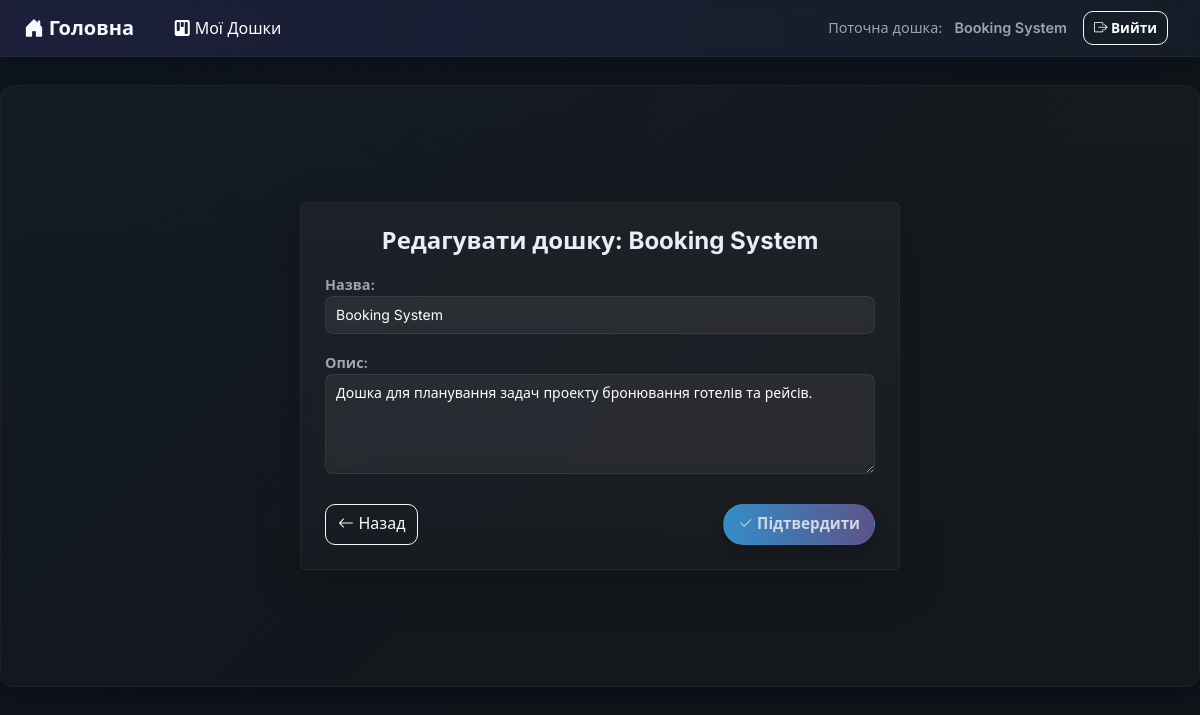
Screenshot of /dashboard/5/edit/ (signed in) with the database file from the repository.
### task_manager/models.py (models this page shows, shortened)
class Dashboard(models.Model):
    title =  models.CharField(max_length = 200, verbose_name = "Назва")
    description =  models.TextField(verbose_name = "Опис", blank = True)
    created_at = models.DateTimeField(auto_now_add = True)
    created_by = models.ForeignKey(User, on_delete = models.CASCADE, related_name='dashboards', verbose_name = "Автор")
    members = models.ManyToManyField(User, related_name="shared_dashboards", blank=True, verbose_name = "Учасники")
    class Meta:
        verbose_name = "Дошка"
        verbose_name_plural = "Дошки"

### task_manager/views.py (the view, shortened to what this page needs)
# urls.py: path('dashboard/<int:dashboard_pk>/edit/', DashboardUpdateView.as_view(), name = 'dashboard_edit'),
class DashboardUpdateView(LoginRequiredMixin, DashboardAccessMixin, UpdateView):
    model = Dashboard
    form_class = DashboardCreateForm
    template_name = 'dashboard/dashboard_edit.html'
    pk_url_kwarg = "dashboard_pk"

### task_manager/forms.py
class DashboardCreateForm(forms.ModelForm):
    class Meta:
        model = Dashboard
        fields = ("title", "description")
        widgets = {
            "title": forms.TextInput(attrs={
                "class": "form-control-custom",
                "placeholder": "Назва"
            }),
            "description": forms.Textarea(attrs={
                "class": "form-control-custom",
                "placeholder": "Опис",
                "rows": 3
            }),
        }

### task_manager/views.py (called while the page is built)
    def get_queryset(self):
        return Dashboard.objects.filter(
            Q(created_by=self.request.user) | Q(members=self.request.user)
        ).distinct()

### task_manager/templates/dashboard/dashboard_edit.html (shortened to what this page needs)
{% extends "base.html" %}
{% block content %}
<div class="d-flex justify-content-center align-items-center" style="min-height:70vh;">
  <div class="auth-card p-4 rounded shadow-lg w-100" style="max-width:600px;">
    <h4 class="mb-3 fw-bold text-center">Редагувати дошку: {{ dashboard.title }}</h4>
    <form method="post" novalidate>
      <div class="mb-3">
        {{ form.title.label_tag }}
        {{ form.title }}
      </div>
      <div class="mb-3">
        {{ form.description.label_tag }}
        {{ form.description }}
      </div>
      <div class="d-flex justify-content-between mt-4">
        <a href="{% url 'dashboard_detail' dashboard_pk=dashboard.pk %}"
           class="btn btn-outline-light" style="border-radius:10px;">
          <i class="bi bi-arrow-left"></i>&nbsp;Назад
        </a>
        <button type="submit" class="btn btn-filter">
          <i class="bi bi-check2"></i>&nbsp;Підтвердити
        </button>
      </div>
    </form>
  </div>
</div>
{% endblock %}

### task_manager/templates/base.html (shortened to what this page needs)
{% load static %}
<!DOCTYPE html>
<html lang="uk">
<head>
  <link href="https://cdn.jsdelivr.net/npm/bootstrap@5.3.0/dist/css/bootstrap.min.css" rel="stylesheet">
  <link href="https://cdn.jsdelivr.net/npm/bootstrap-icons@1.10.5/font/bootstrap-icons.css" rel="stylesheet">
  <link href="{% static "css/style.css" %}" rel="stylesheet">
</head>
<body>
  <nav class="navbar navbar-expand-lg navbar-app py-2 px-4">
    <a class="navbar-brand fw-bold" href="{% url 'main' %}">
      <i class="bi bi-house-door-fill"></i>&nbsp;Головна
    </a>
    <ul class="navbar-nav ms-3">
      <li class="nav-item">
        <a class="nav-link" style="color: #ffffff;" href="{% url 'dashboard_list' %}">
          <i class="bi bi-kanban-fill"></i>&nbsp;Мої Дошки
        </a>
      </li>
    </ul>
    <div class="ms-auto d-flex align-items-center">
      {% if user.is_authenticated %}
        {% if dashboard %}
          <div class="nav-left-muted d-none d-md-block">Поточна дошка:</div>
          <div class="nav-left-muted d-none d-md-block me-3 fw-semibold">{{ dashboard.title }}</div>
        {% else %}
          <div class="nav-left-muted d-none d-md-block me-3">{{ request.user.username }}</div>
        {% endif %}
        <form method="post" action="{% url 'logout' %}" class="d-inline me-2">
          <button type="submit" class="btn btn-outline-light nav-btn">
            <i class="bi bi-box-arrow-right"></i>&nbsp;Вийти
          </button>
        </form>
      {% endif %}
    </div>
  </nav>
  <main class="app-shell">
    {% block content %}{% endblock %}
  </main>
</body>
</html>

### task_manager/static/css/style.css (style rules this page uses)
:root { --soft-accent-1: rgba(110,98,166,0.9); --soft-accent-2: rgba(61,181,255,0.85); --btn-muted-bg: rgba(255,255,255,0.02); --muted-text: #9aa4b2; --bg-1: #0f1720; --bg-2: #12151a; --panel: rgba(255,255,255,0.04); --glass: rgba(255,255,255,0.04); --accent-1: #7c5cff; --accent-2: #3db5ff; --muted: #9aa4b2; --card-shadow: 0 8px 30px rgba(2,6,23,0.6); --soft-shadow: 0 6px 18px rgba(2,6,23,0.45); }
html, body { height: 100%; margin: 0; font-family: "Inter", system-ui, -apple-system, "Segoe UI", Roboto, "Helvetica Neue", Arial; background: linear-gradient(135deg, var(--bg-1) 0%, var(--bg-2) 60%); color: #e6eef7; -webkit-font-smoothing: antialiased; -moz-osx-font-smoothing: grayscale; }
.navbar-app { background: linear-gradient(90deg, rgba(124,92,255,0.12), rgba(61,181,255,0.06)); backdrop-filter: blur(6px); border-bottom: 1px solid rgba(255,255,255,0.03); box-shadow: 0 4px 18px rgba(2,6,23,0.45); }
.navbar-app .navbar-brand { font-weight: 700; color: #f7f9fc; }
.navbar-app .nav-btn { border-radius: 10px; padding: 6px 10px; font-weight: 600; font-size: 0.85rem; }
.nav-left-muted { color: var(--muted); font-size: 0.9rem; margin-right: 0.75rem; }
.app-shell { max-width: 1200px; margin: 28px auto; padding: 20px; border-radius: 14px; background: linear-gradient(180deg, rgba(255,255,255,0.02), rgba(255,255,255,0.01)); box-shadow: var(--card-shadow); border: 1px solid rgba(255,255,255,0.03); }
.btn-filter { border-radius: 999px; padding: 8px 14px; font-weight: 600; font-size: 0.95rem; color: #eaf2ff; background: linear-gradient(90deg, var(--soft-accent-2) 0%, var(--soft-accent-1) 100%); opacity: 0.88; border: 1px solid rgba(255,255,255,0.04); box-shadow: 0 6px 18px rgba(2,6,23,0.22); transition: transform .08s ease, box-shadow .12s ease, opacity .12s ease; }
.auth-card { background: linear-gradient(180deg, rgba(255,255,255,0.04), rgba(255,255,255,0.02)); border: 1px solid rgba(255,255,255,0.05); backdrop-filter: blur(10px); box-shadow: 0 8px 28px rgba(2,6,23,0.55); }
.auth-card input { background: rgba(255,255,255,0.04); border: 1px solid rgba(255,255,255,0.08); color: #fff; }
.auth-card label { font-weight: 600; color: var(--muted); font-size: 0.9rem; }
.auth-card input, .auth-card textarea, .auth-card select { background: rgba(255,255,255,0.04); border: 1px solid rgba(255,255,255,0.08); color: #fff; width: 100%; padding: 8px 10px; border-radius: 8px; }
.form-control-custom { width: 100%; padding: 10px 12px; border-radius: 12px; border: 1px solid rgba(255,255,255,0.08); background: linear-gradient(180deg, rgba(255,255,255,0.05), rgba(255,255,255,0.02)); color: #fff; font-size: 14px; line-height: 1.4; transition: all 0.2s ease; outline: none; box-shadow: none; backdrop-filter: blur(6px); }
textarea.form-control-custom { min-height: 100px; resize: vertical; }

### rows the page displays
Dashboard: title "Booking System", description "Дошка для планування задач проекту бронювання готелів та рейсів."
